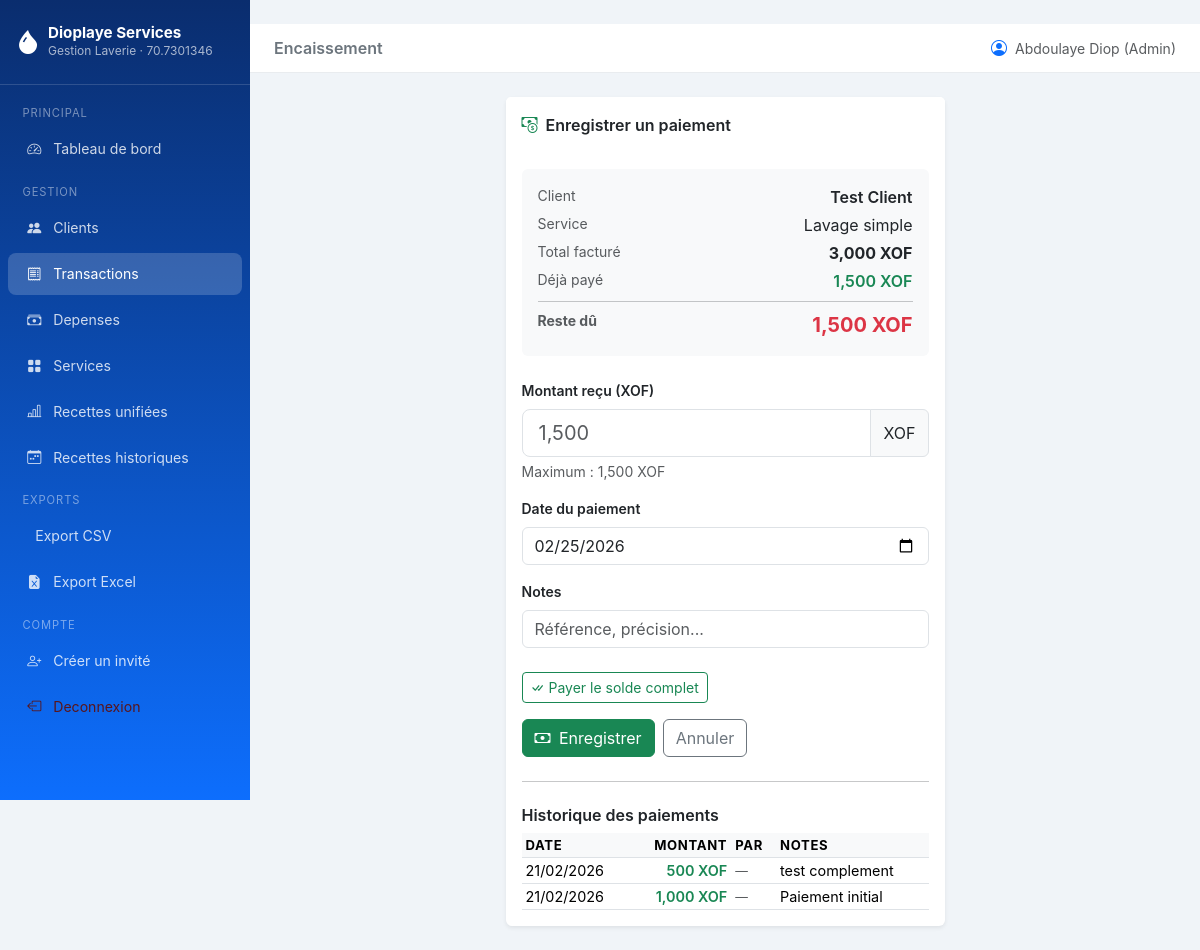
/transactions/2/paiement (signed in), run on the app's committed database.
### models.py (models this page shows, shortened)
class User(UserMixin, db.Model):
    __tablename__ = "users"
    id = db.Column(db.Integer, primary_key=True)
    username = db.Column(db.String(64), unique=True, nullable=False)
    email = db.Column(db.String(120), unique=True, nullable=False)
    password_hash = db.Column(db.String(256), nullable=False)
    role = db.Column(db.String(20), nullable=False, default="invite")
    is_active = db.Column(db.Boolean, default=True)
    created_at = db.Column(db.DateTime, default=datetime.utcnow)
    @property
    def is_admin(self) -> bool:
        return (self.role or "").lower() == "admin"

class Client(db.Model):
    __tablename__ = "clients"
    id = db.Column(db.Integer, primary_key=True)
    nom = db.Column(db.String(100), nullable=False)
    telephone = db.Column(db.String(20), nullable=True)
    adresse = db.Column(db.String(200), nullable=True)
    remarque = db.Column(db.String(300), nullable=True)
    created_at = db.Column(db.DateTime, default=datetime.utcnow)
    transactions = db.relationship(
        "Transaction",
        back_populates="client",
        lazy="dynamic",
        cascade="all, delete-orphan",
    )

class Service(db.Model):
    __tablename__ = "services"
    id = db.Column(db.Integer, primary_key=True)
    nom = db.Column(db.String(100), nullable=False, unique=True)
    prix_unitaire = db.Column(db.Float, nullable=False)
    description = db.Column(db.String(255), nullable=True)
    actif = db.Column(db.Boolean, default=True)
    created_at = db.Column(db.DateTime, default=datetime.utcnow)
    transactions = db.relationship("Transaction", back_populates="service", lazy="dynamic")

class Transaction(db.Model):
    __tablename__ = "transactions"
    TYPE_CHOICES = ["recette"]
    id = db.Column(db.Integer, primary_key=True)
    client_id = db.Column(db.Integer, db.ForeignKey("clients.id"), nullable=False)
    service_id = db.Column(db.Integer, db.ForeignKey("services.id"), nullable=False)
    quantite = db.Column(db.Float, nullable=False, default=1.0)
    total = db.Column(db.Float, nullable=False)
    montant_paye = db.Column(db.Float, default=0.0)
    type_transaction = db.Column(db.String(20), default="recette")
    date_transaction = db.Column(db.Date, default=date.today)
    notes = db.Column(db.String(300), nullable=True)
    created_at = db.Column(db.DateTime, default=datetime.utcnow)
    created_by_id = db.Column(db.Integer, db.ForeignKey("users.id"), nullable=True)
    deleted_at = db.Column(db.DateTime, nullable=True)
    client = db.relationship("Client", back_populates="transactions")
    service = db.relationship("Service", back_populates="transactions")
    created_by = db.relationship("User", foreign_keys=[created_by_id])
    paiements = db.relationship(
        "Paiement",
        back_populates="transaction",
        lazy="dynamic",
        cascade="all, delete-orphan",
    )
    @property
    def total_paye(self) -> float:
        if not self.id:
            return float(self.montant_paye or 0)
        result = db.session.query(
            db.func.coalesce(db.func.sum(Paiement.montant), 0)
        ).filter(
            Paiement.transaction_id == self.id
        ).scalar()
        return float(result or 0)
    @property
    def solde_restant(self) -> float:
        return max(0.0, float(self.total or 0) - self.total_paye)

class Paiement(db.Model):
    __tablename__ = "paiements"
    id = db.Column(db.Integer, primary_key=True)
    transaction_id = db.Column(db.Integer, db.ForeignKey("transactions.id"), nullable=False, index=True)
    montant = db.Column(db.Float, nullable=False)
    date_paiement = db.Column(db.Date, default=date.today, nullable=False)
    notes = db.Column(db.String(300), nullable=True)
    created_at = db.Column(db.DateTime, default=datetime.utcnow)
    created_by_id = db.Column(db.Integer, db.ForeignKey("users.id"), nullable=True)
    transaction = db.relationship("Transaction", back_populates="paiements")
    created_by = db.relationship("User", foreign_keys=[created_by_id])

### routes/transactions.py (the view, shortened to what this page needs)
@transactions_bp.route("/<int:tx_id>/paiement", methods=["GET", "POST"])
@login_required
def paiement(tx_id: int):
    tx = db.get_or_404(Transaction, tx_id)
    form = PaiementForm()
    historique = tx.paiements.order_by(Paiement.date_paiement.desc(), Paiement.created_at.desc()).all()
    return render_template("transactions/paiement.html", form=form, transaction=tx, historique=historique)

### routes/transactions.py
class PaiementForm(FlaskForm):
    montant = StrictIntegerField(
        "Montant reçu (XOF)",
        validators=[DataRequired(), NumberRange(min=1)],
    )
    date_paiement = DateField("Date du paiement", default=date.today, validators=[DataRequired()])
    notes = StringField("Notes", validators=[Optional()])
    submit = SubmitField("Enregistrer le paiement")

### templates/transactions/paiement.html (shortened to what this page needs)
﻿{% extends "base.html" %}
{% block page_title %}Encaissement{% endblock %}
{% block content %}
<div class="row justify-content-center">
  <div class="col-lg-6">
    <div class="card border-0 shadow-sm">
      <div class="card-header bg-white border-0 fw-semibold py-3">
        <i class="bi bi-cash-coin text-success me-2"></i>Enregistrer un paiement
      </div>
      <div class="card-body">
        <div class="bg-light rounded p-3 mb-4">
          <div class="d-flex justify-content-between mb-1">
            <span class="text-muted small">Client</span>
            <span class="fw-semibold">{{ transaction.client.nom }}</span>
          </div>
          <div class="d-flex justify-content-between mb-1">
            <span class="text-muted small">Service</span>
            <span>{{ transaction.service.nom }}</span>
          </div>
          <div class="d-flex justify-content-between mb-1">
            <span class="text-muted small">Total facturé</span>
            <span class="fw-bold">{{ "{:,.0f}".format(transaction.total) }} XOF</span>
          </div>
          <div class="d-flex justify-content-between mb-1">
            <span class="text-muted small">Déjà payé</span>
            <span class="text-success fw-semibold">{{ "{:,.0f}".format(transaction.total_paye) }} XOF</span>
          </div>
          <hr class="my-2">
          <div class="d-flex justify-content-between">
            <span class="text-muted small fw-bold">Reste dû</span>
            <span class="text-danger fw-bold fs-5">{{ "{:,.0f}".format(transaction.solde_restant) }} XOF</span>
          </div>
        </div>
        <form method="POST">
          <div class="mb-3">
            {{ form.montant.label(class="form-label fw-semibold small") }}
            <div class="input-group">
              {{ form.montant(class="form-control form-control-lg" + (" is-invalid" if form.montant.errors else ""),
                              placeholder=("{:,.0f}".format(transaction.solde_restant)),
                              max=(transaction.solde_restant | int)) }}
              <span class="input-group-text">XOF</span>
            </div>
            <div class="form-text">Maximum : {{ "{:,.0f}".format(transaction.solde_restant) }} XOF</div>
          </div>
          <div class="mb-3">
            {{ form.date_paiement.label(class="form-label fw-semibold small") }}
            {{ form.date_paiement(class="form-control" + (" is-invalid" if form.date_paiement.errors else "")) }}
          </div>
          <div class="mb-4">
            {{ form.notes.label(class="form-label fw-semibold small") }}
            {{ form.notes(class="form-control", placeholder="Référence, précision...") }}
          </div>
          <div class="mb-3">
            <button type="button"
                    id="payerSoldeBtn"
                    class="btn btn-outline-success btn-sm"
                    data-solde="{{ transaction.solde_restant | int }}">
              <i class="bi bi-check-all me-1"></i>Payer le solde complet
            </button>
          </div>
          <div class="d-flex gap-2">
            <button type="submit" class="btn btn-success">
              <i class="bi bi-cash me-1"></i> Enregistrer
            </button>
            <a href="{{ url_for('clients.detail', client_id=transaction.client_id) }}" class="btn btn-outline-secondary">Annuler</a>
          </div>
        </form>
        {% if historique %}
        <hr class="my-4">
        <h6 class="fw-semibold mb-2">Historique des paiements</h6>
        <div class="table-responsive">
          <table class="table table-sm align-middle mb-0">
            <thead>
              <tr>
                <th>Date</th>
                <th class="text-end">Montant</th>
                <th>Par</th>
                <th>Notes</th>
              </tr>
            </thead>
            <tbody>
              {% for p in historique %}
              <tr>
                <td>{{ p.date_paiement.strftime("%d/%m/%Y") }}</td>
                <td class="text-end text-success fw-semibold">{{ "{:,.0f}".format(p.montant) }} XOF</td>
                <td><small class="text-muted">{{ p.created_by.username if p.created_by else "—" }}</small></td>
                <td>{{ p.notes or "-" }}</td>
              </tr>
              {% endfor %}
            </tbody>
          </table>
        </div>
        {% endif %}
      </div>
    </div>
  </div>
</div>
{% endblock %}

### templates/base.html (shortened to what this page needs)
﻿<!DOCTYPE html>
<html lang="fr">
<head>
  <link rel="stylesheet" href="https://cdn.jsdelivr.net/npm/bootstrap@5.3.3/dist/css/bootstrap.min.css">
  <link rel="stylesheet" href="https://cdn.jsdelivr.net/npm/bootstrap-icons@1.11.3/font/bootstrap-icons.css">
  <link rel="stylesheet" href="{{ url_for('static', filename='css/main.css') }}">
</head>
<body>
{% if current_user.is_authenticated %}
<nav id="sidebar">
  <div class="brand">
    <div class="d-flex align-items-center gap-2">
      <i class="bi bi-droplet-fill fs-4 text-white"></i>
      <div>
        <h5>{{ config.get('LAVERIE_NOM', 'Dioplaye Services') }}</h5>
        <small>Gestion Laverie · {{ config.get('LAVERIE_TELEPHONE', '-') }}</small>
      </div>
    </div>
  </div>
  <ul class="nav flex-column mt-2">
    <li class="nav-section">Principal</li>
    <li class="nav-item">
      <a class="nav-link {% if request.endpoint == 'dashboard.index' %}active{% endif %}"
         href="{{ url_for('dashboard.index') }}">
        <i class="bi bi-speedometer2"></i> Tableau de bord
      </a>
    </li>
    <li class="nav-section">Gestion</li>
    <li class="nav-item">
      <a class="nav-link {% if request.blueprint == 'clients' %}active{% endif %}"
         href="{{ url_for('clients.index') }}">
        <i class="bi bi-people-fill"></i> Clients
      </a>
    </li>
    <li class="nav-item">
      <a class="nav-link {% if request.blueprint == 'transactions' %}active{% endif %}"
         href="{{ url_for('transactions.index') }}">
        <i class="bi bi-receipt"></i> Transactions
      </a>
    </li>
    <li class="nav-item">
      <a class="nav-link {% if request.blueprint == 'depenses' %}active{% endif %}"
         href="{{ url_for('depenses.index') }}">
        <i class="bi bi-cash-stack"></i> Depenses
      </a>
    </li>
    <li class="nav-item">
      <a class="nav-link {% if request.blueprint == 'services' %}active{% endif %}"
         href="{{ url_for('services.index') }}">
        <i class="bi bi-grid-fill"></i> Services
      </a>
    </li>
    <li class="nav-item">
      <a class="nav-link {% if request.endpoint == 'recettes_historiques.unifiees' %}active{% endif %}"
         href="{{ url_for('recettes_historiques.unifiees') }}">
        <i class="bi bi-bar-chart-line"></i> Recettes unifiées
      </a>
    </li>
    {% if current_user.is_admin %}
    <li class="nav-item">
      <a class="nav-link {% if request.blueprint == 'recettes_historiques' and request.endpoint != 'recettes_historiques.unifiees' %}active{% endif %}"
         href="{{ url_for('recettes_historiques.index') }}">
        <i class="bi bi-calendar-week"></i> Recettes historiques
      </a>
    </li>
    {% endif %}
    <li class="nav-section">Exports</li>
    <li class="nav-item">
      <a class="nav-link" href="{{ url_for('exports.transactions_csv') }}">
         Export CSV
      </a>
    </li>
    <li class="nav-item">
      <a class="nav-link" href="{{ url_for('exports.transactions_excel') }}">
        <i class="bi bi-file-earmark-excel-fill"></i> Export Excel
      </a>
    </li>
    <li class="nav-section mt-auto">Compte</li>
    {% if current_user.is_admin %}
    <li class="nav-item">
      <a class="nav-link" href="{{ url_for('auth.create_invite') }}">
        <i class="bi bi-person-plus"></i> Créer un invité
      </a>
    </li>
    {% endif %}
    <li class="nav-item">
      <a class="nav-link text-danger-emphasis" href="{{ url_for('auth.logout') }}">
        <i class="bi bi-box-arrow-left"></i> Deconnexion
      </a>
    </li>
  </ul>
</nav>
{% endif %}
<div id="main-content">
  {% if current_user.is_authenticated %}
  <div class="topbar d-flex align-items-center justify-content-between">
    <div class="d-flex align-items-center gap-3">
      <span class="fw-semibold text-secondary">{% block page_title %}{% endblock %}</span>
    </div>
    <div class="d-flex align-items-center gap-2">
      <i class="bi bi-person-circle text-primary"></i>
      <small class="text-muted">
        {{ current_user.username }}{% if current_user.is_admin %} (Admin){% else %} (Invité){% endif %}
      </small>
    </div>
  </div>
  {% endif %}
  <div class="page-content">
    {% block content %}{% endblock %}
  </div>
</div>
</body>
</html>

### static/css/main.css (style rules this page uses)
:root { --sidebar-width: 250px; --primary: #0d6efd; --success: #198754; }
body { background: #f0f4f8; font-family: 'Inter', sans-serif; }
#sidebar { width: var(--sidebar-width); min-height: 100vh; background: linear-gradient(180deg, #0a2d6e 0%, #0d6efd 100%); position: fixed; top: 0; left: 0; z-index: 100; transition: transform 0.3s ease; }
#sidebar .brand { padding: 1.5rem 1rem; border-bottom: 1px solid rgba(255,255,255,.15); }
#sidebar .brand h5 { color: #fff; font-weight: 700; margin: 0; font-size: .95rem; }
#sidebar .brand small { color: rgba(255,255,255,.65); font-size: .75rem; }
#sidebar .nav-link { color: rgba(255,255,255,.8); padding: .65rem 1.2rem; border-radius: 8px; margin: 2px 8px; transition: all .2s; font-size: .88rem; }
#sidebar .nav-link:hover, #sidebar .nav-link.active { background: rgba(255,255,255,.18); color: #fff; }
#sidebar .nav-link i { width: 20px; text-align: center; margin-right: 8px; }
#sidebar .nav-section { font-size: .7rem; text-transform: uppercase; letter-spacing: .08em; color: rgba(255,255,255,.45); padding: .75rem 1.4rem .25rem; }
#main-content { margin-left: var(--sidebar-width); min-height: 100vh; }
.topbar { background: #fff; border-bottom: 1px solid #e9ecef; padding: .75rem 1.5rem; position: sticky; top: 0; z-index: 50; }
.page-content { padding: 1.5rem; }
.table thead th { background: #f8f9fa; font-size: .82rem; text-transform: uppercase; letter-spacing: .05em; }
.table td { vertical-align: middle; font-size: .9rem; }

### templates/base.html (style rules this page uses)
:root { --sidebar-width: 250px; --primary: #0d6efd; --success: #198754; }
body { background: #f0f4f8; font-family: 'Inter', sans-serif; }
#sidebar { width: var(--sidebar-width); min-height: 100vh; background: linear-gradient(180deg, #0a2d6e 0%, #0d6efd 100%); position: fixed; top: 0; left: 0; z-index: 100; transition: transform 0.3s ease; }
#sidebar .brand { padding: 1.5rem 1rem; border-bottom: 1px solid rgba(255,255,255,.15); }
#sidebar .brand h5 { color: #fff; font-weight: 700; margin: 0; font-size: .95rem; }
#sidebar .brand small { color: rgba(255,255,255,.65); font-size: .75rem; }
#sidebar .nav-link { color: rgba(255,255,255,.8); padding: .65rem 1.2rem; border-radius: 8px; margin: 2px 8px; transition: all .2s; font-size: .88rem; }
#sidebar .nav-link:hover, #sidebar .nav-link.active { background: rgba(255,255,255,.18); color: #fff; }
#sidebar .nav-link i { width: 20px; text-align: center; margin-right: 8px; }
#sidebar .nav-section { font-size: .7rem; text-transform: uppercase; letter-spacing: .08em; color: rgba(255,255,255,.45); padding: .75rem 1.4rem .25rem; }
#main-content { margin-left: var(--sidebar-width); min-height: 100vh; }
.topbar { background: #fff; border-bottom: 1px solid #e9ecef; padding: .75rem 1.5rem; position: sticky; top: 0; z-index: 50; }
.page-content { padding: 1.5rem; }
.table thead th { background: #f8f9fa; font-size: .82rem; text-transform: uppercase; letter-spacing: .05em; }
.table td { vertical-align: middle; font-size: .9rem; }

### data on the page
User: username "Abdoulaye Diop"
Transaction: total "3,000", solde_restant "1,500"
Paiement: date_paiement "21/02/2026", montant "500", created_by "—", notes "test complement"
Paiement: date_paiement "21/02/2026", montant "1,000", created_by "—", notes "Paiement initial"

### other printed values
{{ config.get('LAVERIE_NOM', 'Dioplaye Services') }} "Dioplaye Services"
{{ config.get('LAVERIE_TELEPHONE', '-') }} "70.7301346"
{{ "{:,.0f}".format(transaction.total_paye) }} "1,500"
